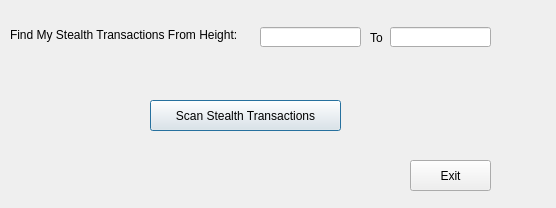
<?xml version="1.0" encoding="UTF-8"?>
<ui version="4.0">
 <class>DebugDialog</class>
 <widget class="QDialog" name="DebugDialog">
  <property name="geometry">
   <rect>
    <x>0</x>
    <y>0</y>
    <width>556</width>
    <height>208</height>
   </rect>
  </property>
  <property name="windowTitle">
   <string>Stealth Transaction Tool (experts only!)</string>
  </property>
  <widget class="QPushButton" name="sxButton">
   <property name="geometry">
    <rect>
     <x>150</x>
     <y>100</y>
     <width>191</width>
     <height>31</height>
    </rect>
   </property>
   <property name="text">
    <string>Scan Stealth Transactions</string>
   </property>
   <property name="icon">
    <iconset resource="../fedoracoin.qrc">
     <normaloff>:/icons/sx</normaloff>:/icons/sx</iconset>
   </property>
  </widget>
  <widget class="QDialogButtonBox" name="buttonBox">
   <property name="geometry">
    <rect>
     <x>610</x>
     <y>415</y>
     <width>81</width>
     <height>26</height>
    </rect>
   </property>
   <property name="standardButtons">
    <set>QDialogButtonBox::NoButton</set>
   </property>
   <property name="centerButtons">
    <bool>true</bool>
   </property>
  </widget>
  <widget class="QLineEdit" name="addrEdit">
   <property name="geometry">
    <rect>
     <x>260</x>
     <y>27</y>
     <width>101</width>
     <height>20</height>
    </rect>
   </property>
   <property name="toolTip">
    <string>Block Number</string>
   </property>
   <property name="statusTip">
    <string>Block Number</string>
   </property>
  </widget>
  <widget class="QLabel" name="label">
   <property name="geometry">
    <rect>
     <x>10</x>
     <y>27</y>
     <width>251</width>
     <height>16</height>
    </rect>
   </property>
   <property name="text">
    <string>Find My Stealth Transactions From Height:</string>
   </property>
  </widget>
  <widget class="QPushButton" name="pushButton">
   <property name="geometry">
    <rect>
     <x>410</x>
     <y>160</y>
     <width>81</width>
     <height>31</height>
    </rect>
   </property>
   <property name="maximumSize">
    <size>
     <width>16777215</width>
     <height>16177186</height>
    </size>
   </property>
   <property name="text">
    <string>Exit</string>
   </property>
   <property name="icon">
    <iconset resource="../fedoracoin.qrc">
     <normaloff>:/icons/quit</normaloff>:/icons/quit</iconset>
   </property>
  </widget>
  <widget class="QLabel" name="label_2">
   <property name="geometry">
    <rect>
     <x>370</x>
     <y>30</y>
     <width>21</width>
     <height>16</height>
    </rect>
   </property>
   <property name="text">
    <string>To</string>
   </property>
  </widget>
  <widget class="QLineEdit" name="addrEdit2">
   <property name="geometry">
    <rect>
     <x>390</x>
     <y>27</y>
     <width>101</width>
     <height>20</height>
    </rect>
   </property>
   <property name="toolTip">
    <string>Block Number</string>
   </property>
   <property name="statusTip">
    <string>Block Number</string>
   </property>
  </widget>
 </widget>
 <resources>
  <include location="../fedoracoin.qrc"/>
 </resources>
 <connections/>
</ui>
